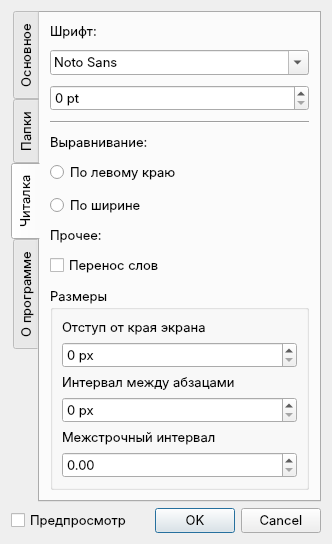
<?xml version="1.0" encoding="UTF-8"?>
<ui version="4.0">
 <class>Form</class>
 <widget class="QWidget" name="Form">
  <property name="geometry">
   <rect>
    <x>0</x>
    <y>0</y>
    <width>305</width>
    <height>521</height>
   </rect>
  </property>
  <property name="font">
   <font>
    <family>Inter</family>
    <pointsize>10</pointsize>
   </font>
  </property>
  <property name="windowTitle">
   <string>Form</string>
  </property>
  <layout class="QVBoxLayout" name="verticalLayout">
   <item>
    <widget class="QTabWidget" name="tabWidget">
     <property name="contextMenuPolicy">
      <enum>Qt::ContextMenuPolicy::NoContextMenu</enum>
     </property>
     <property name="acceptDrops">
      <bool>false</bool>
     </property>
     <property name="layoutDirection">
      <enum>Qt::LayoutDirection::LeftToRight</enum>
     </property>
     <property name="autoFillBackground">
      <bool>false</bool>
     </property>
     <property name="tabPosition">
      <enum>QTabWidget::TabPosition::West</enum>
     </property>
     <property name="tabShape">
      <enum>QTabWidget::TabShape::Rounded</enum>
     </property>
     <property name="currentIndex">
      <number>2</number>
     </property>
     <property name="elideMode">
      <enum>Qt::TextElideMode::ElideLeft</enum>
     </property>
     <property name="tabsClosable">
      <bool>false</bool>
     </property>
     <property name="movable">
      <bool>true</bool>
     </property>
     <property name="tabBarAutoHide">
      <bool>false</bool>
     </property>
     <widget class="QWidget" name="tab_main">
      <attribute name="title">
       <string>Основное</string>
      </attribute>
      <layout class="QVBoxLayout" name="verticalLayout_2">
       <property name="spacing">
        <number>10</number>
       </property>
       <property name="sizeConstraint">
        <enum>QLayout::SizeConstraint::SetNoConstraint</enum>
       </property>
       <property name="leftMargin">
        <number>10</number>
       </property>
       <property name="topMargin">
        <number>10</number>
       </property>
       <property name="rightMargin">
        <number>10</number>
       </property>
       <property name="bottomMargin">
        <number>10</number>
       </property>
       <item>
        <widget class="QLabel" name="label_lang">
         <property name="text">
          <string>Язык (Language)</string>
         </property>
        </widget>
       </item>
       <item>
        <widget class="QComboBox" name="select_lang">
         <item>
          <property name="text">
           <string>Russian [ru.py]</string>
          </property>
         </item>
         <item>
          <property name="text">
           <string>English [en.py]</string>
          </property>
         </item>
        </widget>
       </item>
       <item>
        <widget class="Line" name="line">
         <property name="orientation">
          <enum>Qt::Orientation::Horizontal</enum>
         </property>
        </widget>
       </item>
       <item>
        <spacer name="verticalSpacer">
         <property name="orientation">
          <enum>Qt::Orientation::Vertical</enum>
         </property>
         <property name="sizeHint" stdset="0">
          <size>
           <width>20</width>
           <height>40</height>
          </size>
         </property>
        </spacer>
       </item>
       <item>
        <widget class="QPushButton" name="pushButton">
         <property name="text">
          <string>Сброс настроек</string>
         </property>
        </widget>
       </item>
      </layout>
     </widget>
     <widget class="QWidget" name="tab_folders">
      <attribute name="title">
       <string>Папки</string>
      </attribute>
      <layout class="QVBoxLayout" name="verticalLayout_3">
       <property name="spacing">
        <number>10</number>
       </property>
       <property name="leftMargin">
        <number>10</number>
       </property>
       <property name="topMargin">
        <number>10</number>
       </property>
       <property name="rightMargin">
        <number>10</number>
       </property>
       <property name="bottomMargin">
        <number>10</number>
       </property>
       <item>
        <widget class="QTableView" name="tableView">
         <property name="contextMenuPolicy">
          <enum>Qt::ContextMenuPolicy::NoContextMenu</enum>
         </property>
        </widget>
       </item>
      </layout>
     </widget>
     <widget class="QWidget" name="tab_reader">
      <attribute name="title">
       <string>Читалка</string>
      </attribute>
      <layout class="QVBoxLayout" name="verticalLayout_4" stretch="0,0,0,0,0,0,0,0,0,0,0">
       <property name="spacing">
        <number>10</number>
       </property>
       <property name="leftMargin">
        <number>10</number>
       </property>
       <property name="topMargin">
        <number>10</number>
       </property>
       <property name="rightMargin">
        <number>10</number>
       </property>
       <property name="bottomMargin">
        <number>10</number>
       </property>
       <item>
        <widget class="QLabel" name="label_font">
         <property name="text">
          <string>Шрифт:</string>
         </property>
        </widget>
       </item>
       <item>
        <widget class="QFontComboBox" name="font_family">
         <property name="contextMenuPolicy">
          <enum>Qt::ContextMenuPolicy::NoContextMenu</enum>
         </property>
         <property name="currentFont">
          <font>
           <family>Wremena</family>
          </font>
         </property>
        </widget>
       </item>
       <item>
        <widget class="QSpinBox" name="font_size">
         <property name="showGroupSeparator" stdset="0">
          <bool>true</bool>
         </property>
         <property name="suffix">
          <string> pt</string>
         </property>
         <property name="maximum">
          <number>100</number>
         </property>
         <property name="stepType">
          <enum>QAbstractSpinBox::StepType::DefaultStepType</enum>
         </property>
         <property name="displayIntegerBase">
          <number>10</number>
         </property>
        </widget>
       </item>
       <item>
        <widget class="Line" name="line_2">
         <property name="orientation">
          <enum>Qt::Orientation::Horizontal</enum>
         </property>
        </widget>
       </item>
       <item>
        <widget class="QLabel" name="label_text_align">
         <property name="text">
          <string>Выравнивание:</string>
         </property>
        </widget>
       </item>
       <item>
        <widget class="QRadioButton" name="radioButton">
         <property name="text">
          <string>По левому краю</string>
         </property>
        </widget>
       </item>
       <item>
        <widget class="QRadioButton" name="radioButton_2">
         <property name="text">
          <string>По ширине</string>
         </property>
        </widget>
       </item>
       <item>
        <widget class="QLabel" name="label_other">
         <property name="text">
          <string>Прочее:</string>
         </property>
        </widget>
       </item>
       <item>
        <widget class="QCheckBox" name="checkBox_2">
         <property name="text">
          <string>Перенос слов</string>
         </property>
        </widget>
       </item>
       <item>
        <widget class="QGroupBox" name="group_sizes">
         <property name="title">
          <string>Размеры</string>
         </property>
         <layout class="QVBoxLayout" name="verticalLayout_5">
          <item>
           <widget class="QLabel" name="label_padding">
            <property name="text">
             <string>Отступ от края экрана</string>
            </property>
           </widget>
          </item>
          <item>
           <widget class="QSpinBox" name="text_padding">
            <property name="suffix">
             <string> px</string>
            </property>
           </widget>
          </item>
          <item>
           <widget class="QLabel" name="label_paragraph_margin">
            <property name="text">
             <string>Интервал между абзацами</string>
            </property>
           </widget>
          </item>
          <item>
           <widget class="QSpinBox" name="text_paragraph_margin">
            <property name="suffix">
             <string> px</string>
            </property>
           </widget>
          </item>
          <item>
           <widget class="QLabel" name="label_leading">
            <property name="text">
             <string>Межстрочный интервал</string>
            </property>
           </widget>
          </item>
          <item>
           <widget class="QDoubleSpinBox" name="text_leading"/>
          </item>
         </layout>
        </widget>
       </item>
       <item>
        <spacer name="verticalSpacer_2">
         <property name="orientation">
          <enum>Qt::Orientation::Vertical</enum>
         </property>
         <property name="sizeHint" stdset="0">
          <size>
           <width>20</width>
           <height>40</height>
          </size>
         </property>
        </spacer>
       </item>
      </layout>
     </widget>
     <widget class="QWidget" name="tab_about">
      <attribute name="title">
       <string>О программе</string>
      </attribute>
      <layout class="QVBoxLayout" name="verticalLayout_6" stretch="0">
       <property name="spacing">
        <number>20</number>
       </property>
       <property name="leftMargin">
        <number>10</number>
       </property>
       <property name="topMargin">
        <number>20</number>
       </property>
       <property name="rightMargin">
        <number>10</number>
       </property>
       <property name="bottomMargin">
        <number>0</number>
       </property>
       <item>
        <widget class="QTextBrowser" name="about_browser">
         <property name="frameShape">
          <enum>QFrame::Shape::NoFrame</enum>
         </property>
         <property name="frameShadow">
          <enum>QFrame::Shadow::Raised</enum>
         </property>
         <property name="readOnly">
          <bool>true</bool>
         </property>
         <property name="markdown">
          <string notr="true"/>
         </property>
         <property name="html">
          <string>&lt;!DOCTYPE HTML PUBLIC &quot;-//W3C//DTD HTML 4.0//EN&quot; &quot;http://www.w3.org/TR/REC-html40/strict.dtd&quot;&gt;
&lt;html&gt;&lt;head&gt;&lt;meta name=&quot;qrichtext&quot; content=&quot;1&quot; /&gt;&lt;meta charset=&quot;utf-8&quot; /&gt;&lt;style type=&quot;text/css&quot;&gt;
p, li { white-space: pre-wrap; }
hr { height: 1px; border-width: 0; }
li.unchecked::marker { content: &quot;\2610&quot;; }
li.checked::marker { content: &quot;\2612&quot;; }
&lt;/style&gt;&lt;/head&gt;&lt;body style=&quot; font-family:'Inter'; font-size:10pt; font-weight:400; font-style:normal;&quot;&gt;
&lt;p style=&quot;-qt-paragraph-type:empty; margin-top:0px; margin-bottom:0px; margin-left:0px; margin-right:0px; -qt-block-indent:0; text-indent:0px;&quot;&gt;&lt;br /&gt;&lt;/p&gt;&lt;/body&gt;&lt;/html&gt;</string>
         </property>
         <property name="placeholderText">
          <string>No data</string>
         </property>
        </widget>
       </item>
      </layout>
     </widget>
    </widget>
   </item>
   <item>
    <layout class="QHBoxLayout" name="horizontalLayout">
     <item>
      <widget class="QCheckBox" name="checkBox">
       <property name="text">
        <string>Предпросмотр</string>
       </property>
      </widget>
     </item>
     <item>
      <widget class="QDialogButtonBox" name="buttonBox">
       <property name="standardButtons">
        <set>QDialogButtonBox::StandardButton::Cancel|QDialogButtonBox::StandardButton::Ok</set>
       </property>
       <property name="centerButtons">
        <bool>false</bool>
       </property>
      </widget>
     </item>
    </layout>
   </item>
  </layout>
 </widget>
 <resources/>
 <connections/>
</ui>
